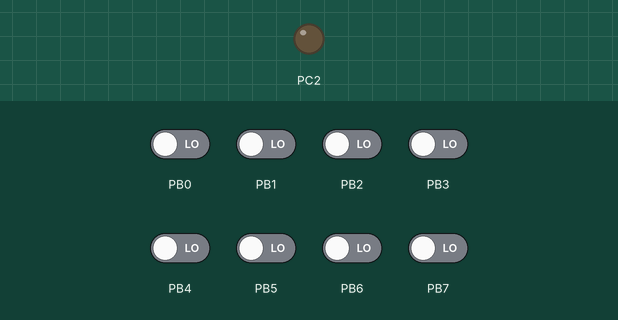
Recording of a program running on a simulated ATmega32, built with avr-gcc and emulated at 1.6 MHz. On the bench: output pins drawn as LEDs (lit = HIGH). The inputs (shaded band) are chosen by the test bench; at power-on: PB0–7 LOW.

Above: at 1.2 s.
1.3 s: PB0 driven HIGH
At 2.4 s:
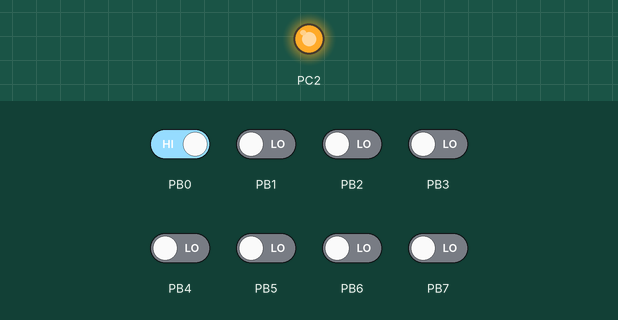
2.8 s: PB0 driven LOW
At 3.6 s:
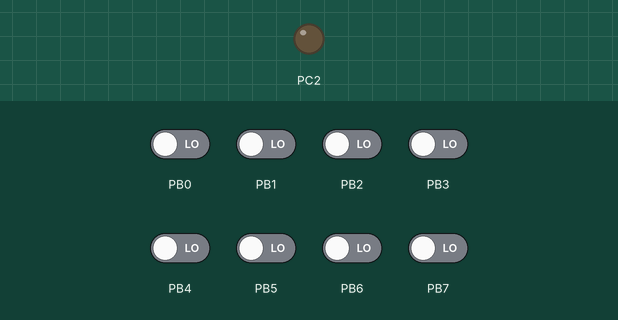
Timing chart, 0 to 5.8 s (numbered marks = the images above; inputs shaded):
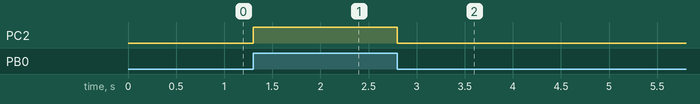

The program:

SWITCH_DRIVER.c
```c
/*
 * SWITCH_DRIVER.c
 *
 * Created: 5/27/2023 9:17:45 PM
 *  Author: Saad
 */


#define F_CPU 1600000UL
#include "STD_TYPE.h"
#include "MATH.h"
#include "DIO_Interface.h"
#include "util/delay.h"


int main(void)
{
	DIO_void_Set_pin_dir(PORTB, PIN0, INPUT);
	DIO_void_Set_pin_dir(PORTC, PIN2, OUTPUT);
	u8 get;
    while(1)
    {
		get = IS_PRESSED(PORTB, PIN0);
		if(get == 1)
		{
			DIO_void_Set_pin_val(PORTC, PIN2, HIGH);
		}
		else
			DIO_void_Set_pin_val(PORTC, PIN2, LOW);
        //TODO:: Please write your application code
    }
}
```

MATH.h
```c
#ifndef MATH_H_INCLUDED
#define MATH_H_INCLUDED

//Set Nth BIT
#define SET_BIT(Reg, Bit) Reg |= (1<<Bit)
//GET Nth BIT
#define GET_BIT(Reg, Bit) (Reg >> Bit) & 1
//TOGGLE Nth BIT
#define TOGGLE_BIT(Reg, Bit) Reg ^= (1<<Bit)
//CLEAR Nth BIT
#define CLR_BIT(Reg, Bit) Reg &= ~(1<<Bit)

#endif // MATH_H_INCLUDED
```

STD_TYPE.h
```c
#ifndef STD_TYPES_H_INCLUDED
#define STD_TYPES_H_INCLUDED
//Unsigned Standard Types: (Positive Number)
typedef unsigned char      u8;
typedef unsigned short int u16;
typedef unsigned int       u32;
typedef unsigned long long u64;
//signed Standard Types: (Negative/Positive Numbers)
typedef signed char        s8;
typedef signed short int   s16;
typedef signed int         s32;
typedef signed long long   s64;
//Float/Double Standard Types
typedef float              f32;
typedef double             f64;
#endif // STD_TYPES_H_INCLUDED
```

SWITCH_Interface.h
```c
/*
 * SWITCH_Interface.h
 *
 * Created: 5/27/2023 9:18:48 PM
 *  Author: Saad
 */


#ifndef SWITCH_INTERFACE_H_
#define SWITCH_INTERFACE_H_


u8 IS_PRESSED(copy_u8_port, copy_u8_pin);


#endif /* SWITCH_INTERFACE_H_ */
```

SWITCH_Prog.c
```c
/*
 * SWITCH_Prog.c
 *
 * Created: 5/27/2023 9:22:49 PM
 *  Author: Saad
 */

#include "STD_TYPE.h"
#include "MATH.h"
#include "DIO_Address.h"
#include "DIO_Interface.h"
#include "SWITCH_Interface.h"

u8 IS_PRESSED(copy_u8_port, copy_u8_pin)
{
	if (DIO_void_Get_pin_val(copy_u8_port, copy_u8_pin))
		return HIGH;
	else
		return LOW;
}
```

DIO_Address.h
```c
/*
 * DIO_Address.h
 *
 * Created: 5/26/2023 8:34:37 PM
 *  Author: Saad
 */


#ifndef DIO_ADDRESS_H_
#define DIO_ADDRESS_H_
/*%%%%%%%%%____GROUP A ____%%%%%%%%%%*/
#define PORTA_REG *((volatile u8*)0x3B)
#define DDRA_REG  *((volatile u8*)0x3A)
#define PINA_REG *((volatile u8*)0x39)
/*%%%%%%%%%____GROUP B ____%%%%%%%%%%*/
#define PORTB_REG *((volatile u8*)0x38)
#define DDRB_REG  *((volatile u8*)0x37)
#define PINB_REG  *((volatile u8*)0x36)
/*%%%%%%%%%____GROUP C ____%%%%%%%%%%*/
#define PORTC_REG *((volatile u8*)0x35)
#define DDRC_REG  *((volatile u8*)0x34)
#define PINC_REG  *((volatile u8*)0x33)
/*%%%%%%%%%____GROUP D ____%%%%%%%%%%*/
#define PORTD_REG *((volatile u8*)0x32)
#define DDRD_REG  *((volatile u8*)0x31)
#define PIND_REG  *((volatile u8*)0x30)
#endif /* DIO_ADDRESS_H_ */
```

DIO_Interface.h
```c
/*
 * DIO_Interface.h
 *
 * Created: 5/26/2023 8:34:06 PM
 *  Author: Saad
 */


#ifndef DIO_INTERFACE_H_
#define DIO_INTERFACE_H_

#define OUTPUT 1          //Direction O/P
#define INPUT  0		  //Direction I/P

#define PORTA  0		  //Define Port A
#define PORTB  1	      //Define Port B
#define PORTC  2		  //Define Port C
#define PORTD  3		  //Define Port D

#define HIGH   1		  //Define HIGH
#define LOW    0          //Define LOW

#define PIN0   0		  //Define PIN 0
#define PIN1   1		  //Define PIN 1
#define PIN2   2		  //Define PIN 2
#define PIN3   3		  //Define PIN 3
#define PIN4   4		  //Define PIN 4
#define PIN5   5		  //Define PIN 5
#define PIN6   6		  //Define PIN 6
#define PIN7   7		  //Define PIN 7

void DIO_void_Set_pin_dir(u8 copy_u8_port, u8 copy_u8_pin, u8 copy_u8_dir) ;
void DIO_void_Set_pin_val(u8 copy_u8_port, u8 copy_u8_pin, u8 copy_u8_val) ;
void DIO_void_Toggle_pin_val(u8 copy_u8_port, u8 copy_u8_pin) ;
u8	 DIO_void_Get_pin_val(u8 copy_u8_port, u8 copy_u8_pin) ;


#endif /* DIO_INTERFACE_H_ */
```

DIO_Prog.c
```c
/*
 * DIO_Prog.c
 *
 * Created: 5/26/2023 8:33:01 PM
 *  Author: Saad
 */

#include "STD_TYPE.h"
#include "MATH.h"
#include "DIO_Address.h"
#include "DIO_Interface.h"

void DIO_void_Set_pin_dir(u8 copy_u8_port, u8 copy_u8_pin, u8 copy_u8_dir) {
	if(copy_u8_pin <= 7 && copy_u8_pin >=0)
	{
		if (copy_u8_dir == OUTPUT)
		{
			switch (copy_u8_port)
			{
				case PORTA: SET_BIT(DDRA_REG, copy_u8_pin); break;
				case PORTB: SET_BIT(DDRB_REG, copy_u8_pin); break;
				case PORTC: SET_BIT(DDRC_REG, copy_u8_pin); break;
				case PORTD: SET_BIT(DDRD_REG, copy_u8_pin); break;
			}
		}
		else
		{
			switch (copy_u8_port)
			{
				case PORTA: CLR_BIT(DDRA_REG, copy_u8_pin); break;
				case PORTB: CLR_BIT(DDRB_REG, copy_u8_pin); break;
				case PORTC: CLR_BIT(DDRC_REG, copy_u8_pin); break;
				case PORTD: CLR_BIT(DDRD_REG, copy_u8_pin); break;
			}
		}
	}
}

void DIO_void_Set_pin_val(u8 copy_u8_port, u8 copy_u8_pin, u8 copy_u8_val)
{
	if(copy_u8_pin <= 7 && copy_u8_pin >=0)
	{
		if (copy_u8_val == OUTPUT)
		{
			switch (copy_u8_port)
			{
				case PORTA: SET_BIT(PORTA_REG, copy_u8_pin); break;
				case PORTB: SET_BIT(PORTB_REG, copy_u8_pin); break;
				case PORTC: SET_BIT(PORTC_REG, copy_u8_pin); break;
				case PORTD: SET_BIT(PORTD_REG, copy_u8_pin); break;
			}
		}
		else
		{
			switch (copy_u8_port)
			{
				case PORTA: CLR_BIT(PORTA_REG, copy_u8_pin); break;
				case PORTB: CLR_BIT(PORTB_REG, copy_u8_pin); break;
				case PORTC: CLR_BIT(PORTC_REG, copy_u8_pin); break;
				case PORTD: CLR_BIT(PORTD_REG, copy_u8_pin); break;
			}
		}
	}

}

void DIO_void_Toggle_pin_val(u8 copy_u8_port, u8 copy_u8_pin)
{
	if(copy_u8_pin <= 7 && copy_u8_pin >=0)
	{
		switch (copy_u8_port)
		{
			case PORTA: TOGGLE_BIT(PORTA_REG, copy_u8_pin); break;
			case PORTB: TOGGLE_BIT(PORTB_REG, copy_u8_pin); break;
			case PORTC: TOGGLE_BIT(PORTC_REG, copy_u8_pin); break;
			case PORTD: TOGGLE_BIT(PORTD_REG, copy_u8_pin); break;
		}
	}
}

u8	 DIO_void_Get_pin_val(u8 copy_u8_port, u8 copy_u8_pin)
{
	u8 LOC_u8_val = 0;
	if(copy_u8_pin <= 7 && copy_u8_pin >=0)
	{
		switch(copy_u8_port)
		{
			case PORTA: LOC_u8_val = GET_BIT(PINA_REG, copy_u8_pin); break;
			case PORTB: LOC_u8_val = GET_BIT(PINB_REG, copy_u8_pin); break;
			case PORTC: LOC_u8_val = GET_BIT(PINC_REG, copy_u8_pin); break;
			case PORTD: LOC_u8_val = GET_BIT(PIND_REG, copy_u8_pin); break;
		}
		return LOC_u8_val;
	}
}
```

Measured:
- after the input at 1.3 s, PC2: LOW → HIGH at once
- after the input at 2.8 s, PC2: HIGH → LOW at once
